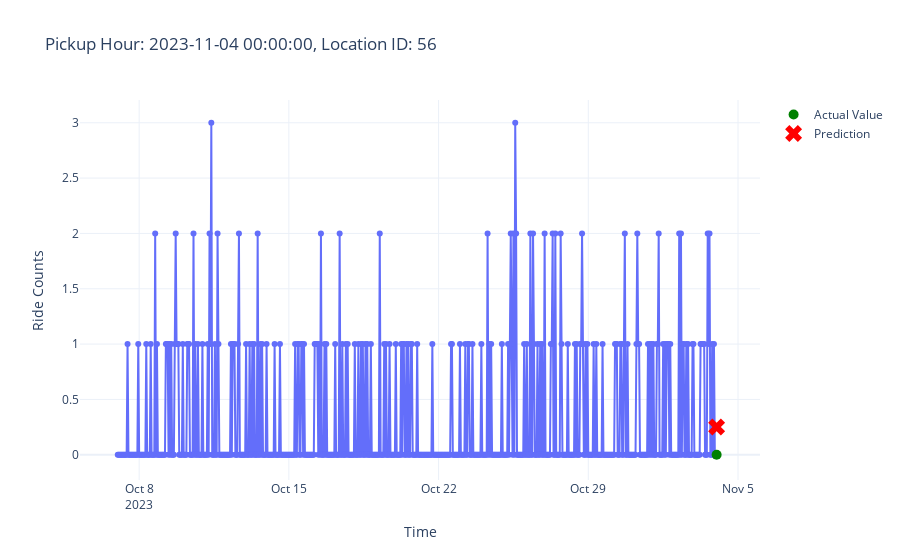

Write notebook code for a chart like this one.
### Code cell
from src.plot_utils import plot_aggregated_time_series

plot_aggregated_time_series(X_test, y_test, 5002, predictions)

### Figure 1 — Plotly figure (JSON) as saved in the notebook; plotly's stock layout.template omitted (floating-point values rounded to 4 significant figures; data arrays with more than 128 entries replaced by an {"elided": "..."} marker saying what was removed)
{"data": [{"hovertemplate": "Time=%{x}<br>Ride Counts=%{y}<extra></extra>", "legendgroup": "", "line": {"color": "#636efa", "dash": "solid"}, "marker": {"symbol": "circle"}, "mode": "lines+markers", "name": "", "orientation": "v", "showlegend": false, "type": "scatter", "x": {"elided": "673 str values"}, "xaxis": "x", "y": {"elided": "673 int values"}, "yaxis": "y"}, {"line": {"color": "green"}, "marker": {"size": 10}, "mode": "markers", "name": "Actual Value", "type": "scatter", "x": ["2023-11-04T00:00:00.000000000"], "y": [0]}, {"line": {"color": "red"}, "marker": {"size": 15, "symbol": "x"}, "mode": "markers", "name": "Prediction", "type": "scatter", "x": ["2023-11-04T00:00:00.000000000"], "y": [0.25]}], "layout": {"legend": {"tracegroupgap": 0}, "title": {"text": "Pickup Hour: 2023-11-04 00:00:00, Location ID: 56"}, "xaxis": {"anchor": "y", "domain": [0, 1], "title": {"text": "Time"}}, "yaxis": {"anchor": "x", "domain": [0, 1], "title": {"text": "Ride Counts"}}}}
